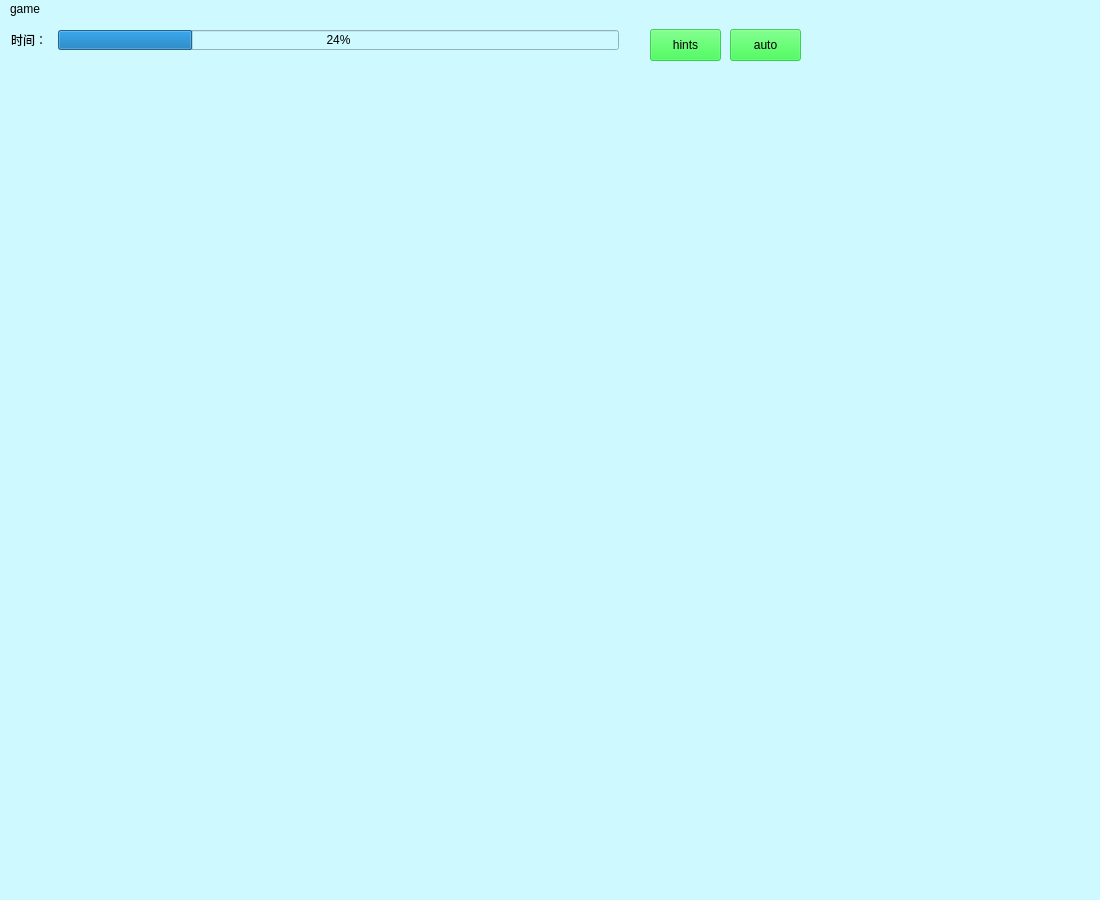
<?xml version="1.0" encoding="UTF-8"?>
<ui version="4.0">
 <class>MainGameWindow</class>
 <widget class="QMainWindow" name="MainGameWindow">
  <property name="geometry">
   <rect>
    <x>0</x>
    <y>0</y>
    <width>1100</width>
    <height>900</height>
   </rect>
  </property>
  <property name="windowTitle">
   <string>MainGameWindow</string>
  </property>
  <property name="styleSheet">
   <string notr="true">background-color: rgb(205, 249, 255);</string>
  </property>
  <widget class="QWidget" name="centralWidget">
   <widget class="QProgressBar" name="timeBar">
    <property name="geometry">
     <rect>
      <x>58</x>
      <y>11</y>
      <width>561</width>
      <height>20</height>
     </rect>
    </property>
    <property name="value">
     <number>24</number>
    </property>
   </widget>
   <widget class="QLabel" name="label">
    <property name="geometry">
     <rect>
      <x>11</x>
      <y>11</y>
      <width>39</width>
      <height>19</height>
     </rect>
    </property>
    <property name="text">
     <string>时间：</string>
    </property>
   </widget>
   <widget class="QPushButton" name="hintBtn">
    <property name="geometry">
     <rect>
      <x>650</x>
      <y>10</y>
      <width>71</width>
      <height>32</height>
     </rect>
    </property>
    <property name="styleSheet">
     <string notr="true">background-color: rgba(11, 255, 36, 161);</string>
    </property>
    <property name="text">
     <string>hints</string>
    </property>
   </widget>
   <widget class="QPushButton" name="robot_btn">
    <property name="geometry">
     <rect>
      <x>730</x>
      <y>10</y>
      <width>71</width>
      <height>32</height>
     </rect>
    </property>
    <property name="styleSheet">
     <string notr="true">background-color: rgba(11, 255, 36, 161);</string>
    </property>
    <property name="text">
     <string>auto</string>
    </property>
   </widget>
  </widget>
  <widget class="QMenuBar" name="menuBar">
   <property name="geometry">
    <rect>
     <x>0</x>
     <y>0</y>
     <width>1100</width>
     <height>26</height>
    </rect>
   </property>
   <widget class="QMenu" name="menuGame">
    <property name="title">
     <string>game</string>
    </property>
    <addaction name="actionBasic"/>
    <addaction name="actionMedium"/>
    <addaction name="actionHard"/>
   </widget>
   <addaction name="menuGame"/>
  </widget>
  <action name="actionBasic">
   <property name="text">
    <string>basic</string>
   </property>
  </action>
  <action name="actionMedium">
   <property name="text">
    <string>medium</string>
   </property>
  </action>
  <action name="actionHard">
   <property name="text">
    <string>hard</string>
   </property>
  </action>
 </widget>
 <layoutdefault spacing="6" margin="11"/>
 <resources/>
 <connections/>
</ui>
